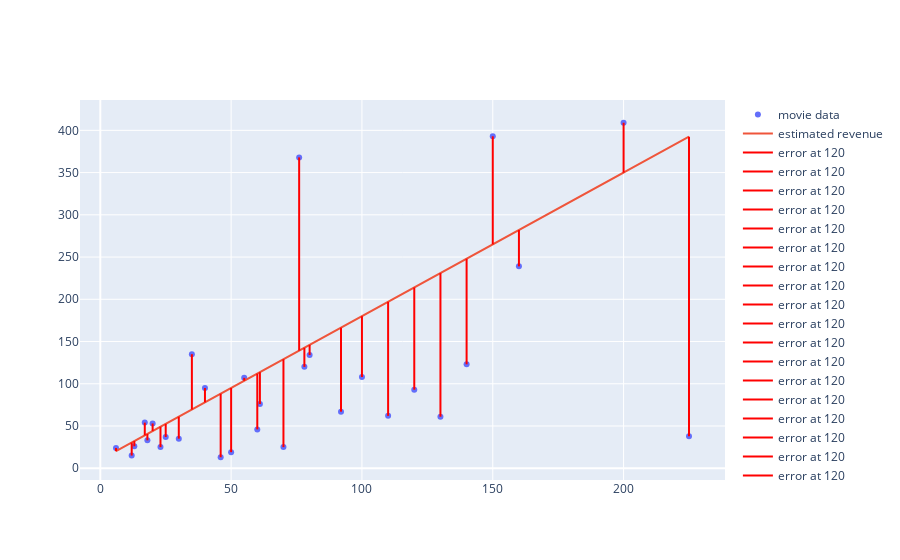

Here is the notebook cell this chart was saved with:
### Code cell
from plotly.offline import iplot, init_notebook_mode
init_notebook_mode(connected=True)

from graph import trace_values, m_b_trace, plot

if x_values and y_values:
    movies_trace = trace_values(x_values, y_values, text=titles, name='movie data')
    regression_trace = m_b_trace(1.7, 10, x_values, name='estimated revenue')
    plot([movies_trace, regression_trace, *errors_for_regression])

### Figure 1 — Plotly figure (JSON) as saved in the notebook; plotly's stock layout.template omitted (floating-point values rounded to 4 significant figures)
{"data": [{"mode": "markers", "name": "movie data", "text": ["21 &amp; Over", "Dredd 3D", "12 Years a Slave", "2 Guns", "42", "47 Ronin", "A Good Day to Die Hard", "About Time", "After Earth", "August: Osage County", "Beautiful Creatures", "Blue Jasmine", "Captain Phillips", "Carrie", "Cloudy with a Chance of Meatballs 2", "Despicable Me 2", "Don Jon", "Elysium", "Ender&#39;s Game", "Epic", "Escape Plan", "Evil Dead", "Fast and Furious 6", "Frozen", "G.I. Joe: Retaliation", "Gangster Squad", "Grown Ups", "Her", "Identity Thief", "Iron Man 3"], "type": "scatter", "x": [13, 46, 20, 61, 40, 225, 92, 12, 130, 25, 50, 18, 55, 30, 78, 76, 6, 120, 110, 100, 70, 17, 160, 150, 140, 60, 80, 23, 35, 200], "y": [26, 13, 53, 76, 95, 38, 67, 15, 61, 37, 19, 33, 107, 35, 120, 368, 24, 93, 62, 108, 25, 54, 239, 393, 123, 46, 134, 25, 135, 409]}, {"mode": "lines", "name": "estimated revenue", "type": "scatter", "x": [13, 46, 20, 61, 40, 225, 92, 12, 130, 25, 50, 18, 55, 30, 78, 76, 6, 120, 110, 100, 70, 17, 160, 150, 140, 60, 80, 23, 35, 200], "y": [32.1, 88.2, 44, 113.7, 78, 392.5, 166.4, 30.4, 231, 52.5, 95, 40.6, 103.5, 61, 142.6, 139.2, 20.2, 214, 197, 180, 129, 38.9, 282, 265, 248, 112, 146, 49.1, 69.5, 350]}, {"marker": {"color": "red"}, "mode": "lines", "name": "error at 120", "type": "scatter", "x": [13, 13], "y": [26, 32.1]}, {"marker": {"color": "red"}, "mode": "lines", "name": "error at 120", "type": "scatter", "x": [46, 46], "y": [13, 88.2]}, {"marker": {"color": "red"}, "mode": "lines", "name": "error at 120", "type": "scatter", "x": [20, 20], "y": [53, 44]}, {"marker": {"color": "red"}, "mode": "lines", "name": "error at 120", "type": "scatter", "x": [61, 61], "y": [76, 113.7]}, {"marker": {"color": "red"}, "mode": "lines", "name": "error at 120", "type": "scatter", "x": [40, 40], "y": [95, 78]}, {"marker": {"color": "red"}, "mode": "lines", "name": "error at 120", "type": "scatter", "x": [225, 225], "y": [38, 392.5]}, {"marker": {"color": "red"}, "mode": "lines", "name": "error at 120", "type": "scatter", "x": [92, 92], "y": [67, 166.4]}, {"marker": {"color": "red"}, "mode": "lines", "name": "error at 120", "type": "scatter", "x": [12, 12], "y": [15, 30.4]}, {"marker": {"color": "red"}, "mode": "lines", "name": "error at 120", "type": "scatter", "x": [130, 130], "y": [61, 231]}, {"marker": {"color": "red"}, "mode": "lines", "name": "error at 120", "type": "scatter", "x": [25, 25], "y": [37, 52.5]}, {"marker": {"color": "red"}, "mode": "lines", "name": "error at 120", "type": "scatter", "x": [50, 50], "y": [19, 95]}, {"marker": {"color": "red"}, "mode": "lines", "name": "error at 120", "type": "scatter", "x": [18, 18], "y": [33, 40.6]}, {"marker": {"color": "red"}, "mode": "lines", "name": "error at 120", "type": "scatter", "x": [55, 55], "y": [107, 103.5]}, {"marker": {"color": "red"}, "mode": "lines", "name": "error at 120", "type": "scatter", "x": [30, 30], "y": [35, 61]}, {"marker": {"color": "red"}, "mode": "lines", "name": "error at 120", "type": "scatter", "x": [78, 78], "y": [120, 142.6]}, {"marker": {"color": "red"}, "mode": "lines", "name": "error at 120", "type": "scatter", "x": [76, 76], "y": [368, 139.2]}, {"marker": {"color": "red"}, "mode": "lines", "name": "error at 120", "type": "scatter", "x": [6, 6], "y": [24, 20.2]}, {"marker": {"color": "red"}, "mode": "lines", "name": "error at 120", "type": "scatter", "x": [120, 120], "y": [93, 214]}, {"marker": {"color": "red"}, "mode": "lines", "name": "error at 120", "type": "scatter", "x": [110, 110], "y": [62, 197]}, {"marker": {"color": "red"}, "mode": "lines", "name": "error at 120", "type": "scatter", "x": [100, 100], "y": [108, 180]}, {"marker": {"color": "red"}, "mode": "lines", "name": "error at 120", "type": "scatter", "x": [70, 70], "y": [25, 129]}, {"marker": {"color": "red"}, "mode": "lines", "name": "error at 120", "type": "scatter", "x": [17, 17], "y": [54, 38.9]}, {"marker": {"color": "red"}, "mode": "lines", "name": "error at 120", "type": "scatter", "x": [160, 160], "y": [239, 282]}, {"marker": {"color": "red"}, "mode": "lines", "name": "error at 120", "type": "scatter", "x": [150, 150], "y": [393, 265]}, {"marker": {"color": "red"}, "mode": "lines", "name": "error at 120", "type": "scatter", "x": [140, 140], "y": [123, 248]}, {"marker": {"color": "red"}, "mode": "lines", "name": "error at 120", "type": "scatter", "x": [60, 60], "y": [46, 112]}, {"marker": {"color": "red"}, "mode": "lines", "name": "error at 120", "type": "scatter", "x": [80, 80], "y": [134, 146]}, {"marker": {"color": "red"}, "mode": "lines", "name": "error at 120", "type": "scatter", "x": [23, 23], "y": [25, 49.1]}, {"marker": {"color": "red"}, "mode": "lines", "name": "error at 120", "type": "scatter", "x": [35, 35], "y": [135, 69.5]}, {"marker": {"color": "red"}, "mode": "lines", "name": "error at 120", "type": "scatter", "x": [200, 200], "y": [409, 350]}], "layout": {}}
